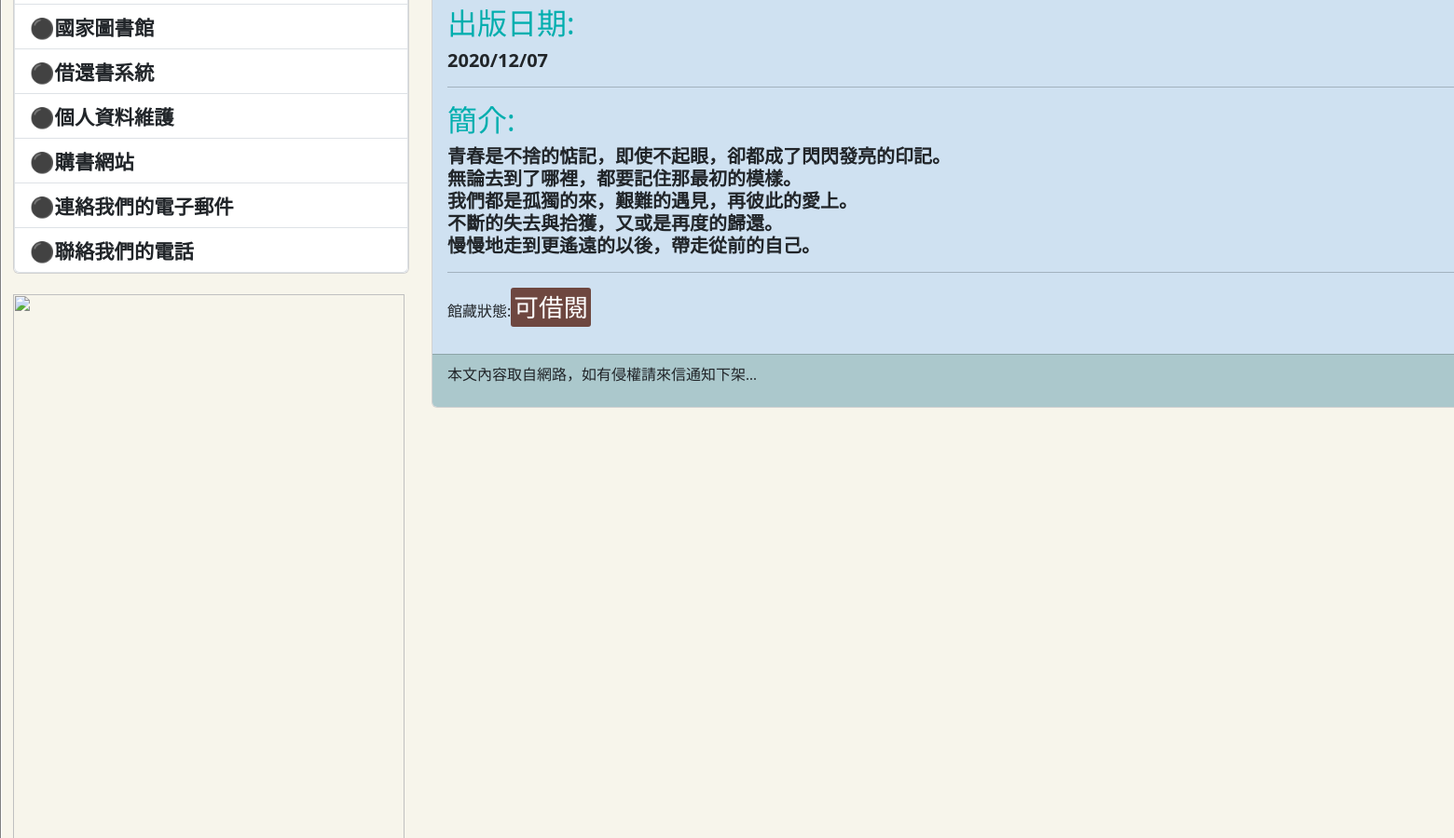
The page /post/alllife/ (middle part) on the database as committed earlier.
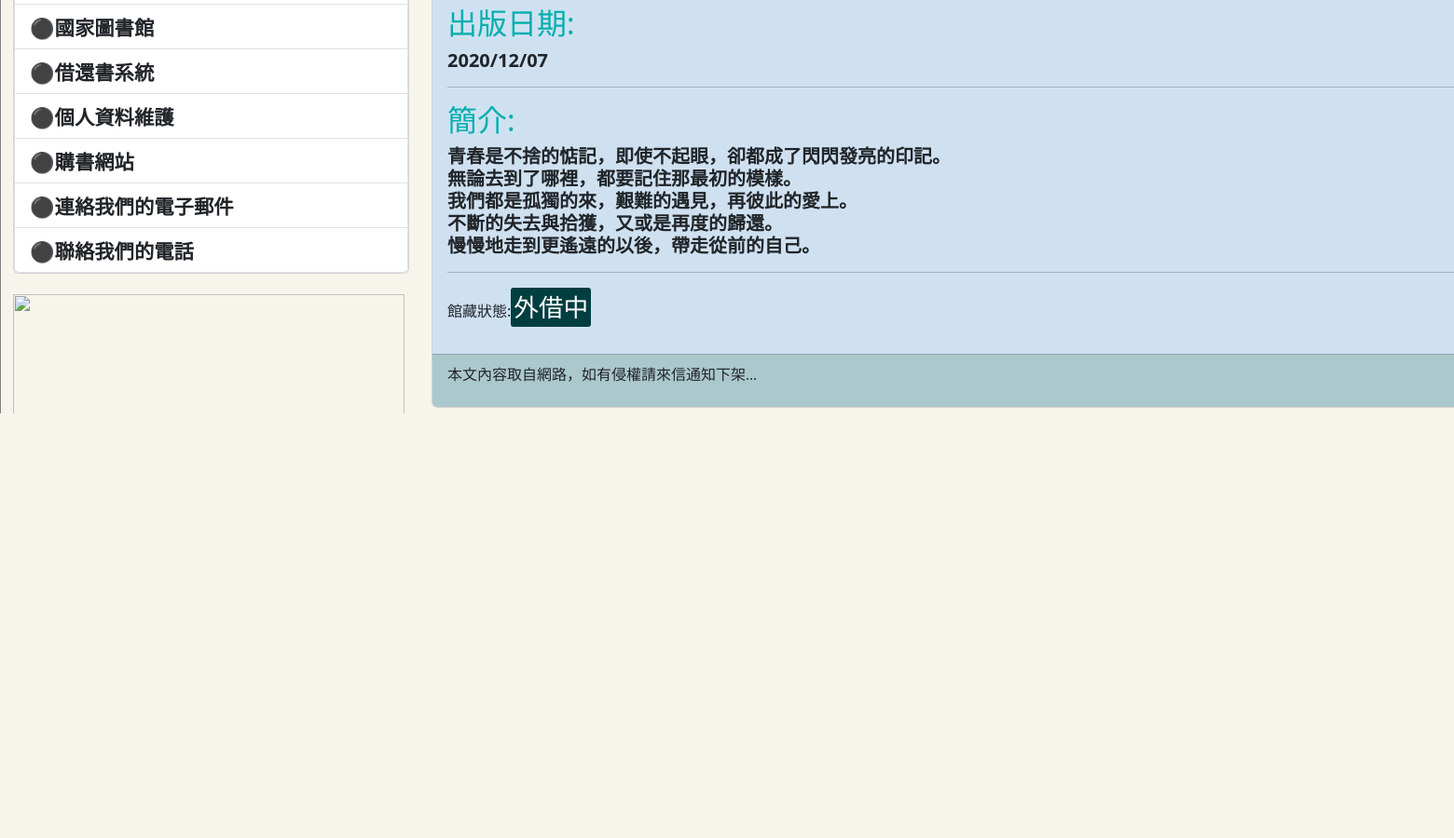
The same page on the database as committed later.
### mysite/models.py (models this page shows, shortened)
class Post(models.Model):
    title = models.CharField(max_length=200)
    slug = models.CharField(max_length=200)
    body = models.TextField()
    pub_date = models.DateTimeField(auto_now_add=True)
    isBorrow = models.BooleanField(("外借中"),default=False)
    @property
    def formatted_is_borrow(self):
        if self.isBorrow:
            return '<span style="font-size: 20pt; color:white;background-color:#013E41;border: 1px soild white; padding: 3px; border-radius: 3px;">外借中</span>'
        else:
            return '<span style="font-size: 20pt; color:white;background-color:#6E4740;border: 1px soild white; padding: 3px; border-radius: 3px;">可借閱</span>'
    class Meta:
        ordering = ('-pub_date',)

### mysite/views.py (the view)
# urls.py: path('post/<slug:slug>/', mv.showpost, name="showpost"),#slug代表是變數(用<內容就是你在資料庫打的網址名稱>)  如果輸入post/.../就跑去那個函式
def showpost(request, slug):
	try:
		post = Post.objects.get(slug = slug)
		if post != None:
			return render(request, 'post.html', locals())
	except:
		return redirect('/')

### mysite/templatetags/markdown_extras.py (called while the page is built)
@register.filter
def convert_markdown(text):
    return markdown.markdown(text)

### templates/post.html (shortened to what this page needs)
{% extends 'base.html' %}
{% load markdown_extras %}
{% block content %}
        <p style='font-family:微軟正黑體;font-size:30pt;letter-spacing:2pt;'>
            {{ post.body | convert_markdown | safe }}</a>
            館藏狀態:{{post.formatted_is_borrow|safe}}
        </p>
{% endblock %}

Rows that differ between the two databases and show on the page:
changed Post: isBorrow False → True (drawn); formatted_is_borrow "可借閱" → "外借中"
